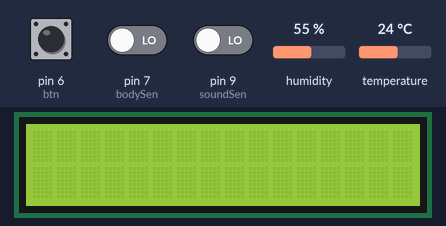
Recording of a sketch running on a simulated Arduino Uno, built with avr-gcc and run on an emulated ATmega328P. On the bench: 16×2 character LCD. The inputs (shaded band) are chosen by the test bench; at power-on: pin 6 (btn) LOW, pin 7 (bodySen) LOW, pin 9 (soundSen) LOW, humidity 55 %, temperature 24 °C. What the sketch prints to the serial monitor is not drawn.

Above: at 1.2 s.
1.3 s: pin 6 (btn) pulled HIGH for 0.15 s
At 2.1 s:
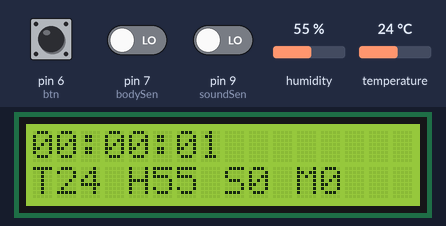
4.4 s: pin 6 (btn) pulled HIGH for 1 s
At 4.61 s:
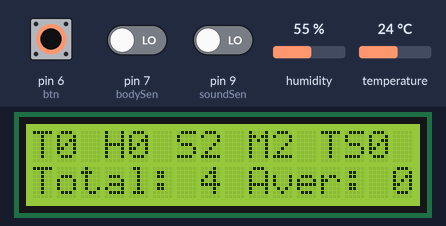
6.9 s: pin 7 (bodySen) driven HIGH
At 7.48 s:
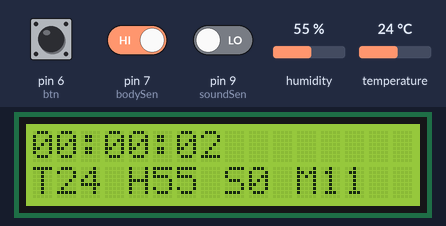
8.4 s: pin 9 (soundSen) driven HIGH
At 9.5 s:
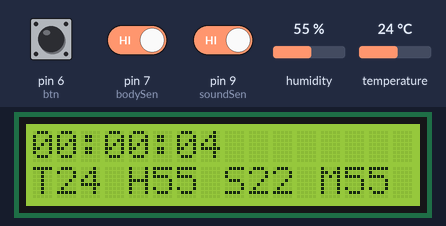
10.0 s: pin 7 (bodySen) driven LOW
At 10.53 s:
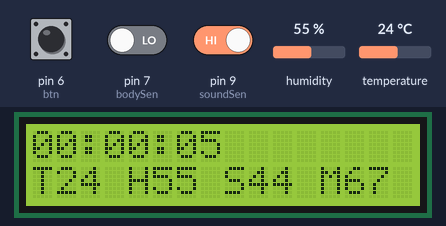
11.5 s: pin 9 (soundSen) driven LOW
At 12.4 s:
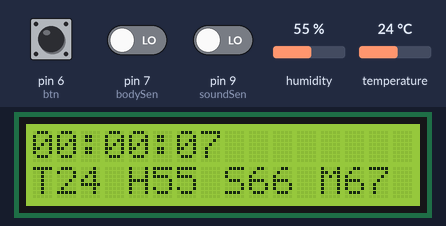

The sketch:

Final.ino
```cpp
#include <Wire.h>
#include <LiquidCrystal_I2C.h>
#include "DHT.h"

#define DHTPIN 8
#define DHTTYPE DHT11
int btn = 6;
int bodySen = 7;
int soundSen = 9;


int hour = 0;
int minute = 0;
int sec = 0;
unsigned long m=0; // 시간증가 계산용
unsigned long t2=0; // 시간증가 계산용

int cnt = 0; // 버튼 횟수 변수 정의
int soundCnt = 0; // 센서 값 변수 정의
int bodyCnt = 0;
int array_t[20] = {0,};
int array_h[20] = {0,};
int index_t=0;
int index_h=0;

int mark_sleepTime = 0; //수면시간
int mark_sound = 0;     //사운드 센서
int mark_body = 0;      //인체감지 센서
int mark_move = 0;      //움직임 발생 변수
int mark_t = 0;         //온도
int mark_h = 0;         //습도
int t;
int h;

LiquidCrystal_I2C lcd(0x27,16,2);
DHT dht(DHTPIN, DHTTYPE);

void setup()
{
  Serial.begin(9600);
  dht.begin();
  lcd.init();
  lcd.backlight();
  lcd.setCursor(0,0);

  h = dht.readHumidity();
  t = dht.readTemperature();

  pinMode(btn, INPUT);
  pinMode(soundSen, INPUT);
  pinMode(bodySen, INPUT);
}

void loop()
{
  if (m==0 && digitalRead(btn)) { // 버튼 입력 및 횟수 카운트, 채터링 해결
    lcd.clear();
    m=millis();
    cnt++;

// cnt
// 1 : 시작. 시간증가, 온습도, 코골이, 움직임 측정 및 출력
// 2 : 정지. 시간정지, 온습도, 코골이, 움직임 출력
// 0 : 초기화. 시간 0, 온습도, 코골이, 움직임 등 모두 0으로

  if (cnt > 2) {
    cnt=0;
  }
  }
  else if (m > 0 && millis() > m+300) {
    m=0;
  }

// 초기화
  if (cnt==0) {
    init_fun();
  }

// 시작
  else if (cnt==1) {
    start_setup();
}
// 정지 및 결과
  else if (cnt==2) {
  }

// 측정중
  if (cnt==1) {
    measure();
  }
// 결과
  else if (cnt==2) {
    result();
  }
}

void init_fun(){ //초기화
  sec=0;
  minute=0;
  hour=0;
  soundCnt = 0;
  bodyCnt = 0;

  mark_sleepTime = 0;
  mark_sound = 0;
  mark_body = 0;
  mark_move = 0;
  mark_t = 0;
  mark_h = 0;

  for (int i=0;i < 20;i++) {
    array_t[i] = -1;
    array_h[i] = -1;
  }
}

void start_setup(){ //시간 처리 및 측정
  if (millis() > t2+1000) {
    t2=millis();
    sec++;

    if (sec >= 60) {
      sec=0;
      minute++;

      if (minute >= 60) {
        minute=0;
        hour++;

        if (hour >= 100) {
          hour=0;
        }

        h = dht.readHumidity();
        t = dht.readTemperature();

        array_t[index_t] = t;
        array_h[index_h] = h;

        index_t++;
        index_h++;
      }
    }
  }

  if (digitalRead(soundSen)==HIGH) {
    soundCnt++;
  }
  if (digitalRead(bodySen)==HIGH) {
    bodyCnt++;
  }
}

void measure(){  //측정 진행중일때 처리할 내용
  // 시간출력
  lcd.setCursor(0,0);
  Serial.print("Time : ");
  if (hour < 10) {
    Serial.print("0");
    lcd.print("0");
  }
  Serial.print(hour);
  lcd.print(hour);
  Serial.print(":");
  lcd.print(":");

  if (minute < 10) {
    Serial.print("0");
    lcd.print("0");
  }
  Serial.print(minute);
  lcd.print(minute);
  Serial.print(":");
  lcd.print(":");

  if (sec < 10) {
    Serial.print("0");
    lcd.print("0");
  }
  Serial.print(sec);
  lcd.print(sec);
  Serial.print("\t");

  Serial.print("T : ");
  Serial.print(t);
  Serial.print("\t");
  Serial.print("H : ");
  Serial.print(h);
  Serial.print("\t");
  Serial.print("S : ");
  Serial.print(soundCnt);
  Serial.print("\t");
  Serial.print("M : ");
  Serial.print(bodyCnt);
  Serial.println("");

  lcd.setCursor(0,1);
  lcd.print("T");
  lcd.print(t);
  lcd.print(" ");
  lcd.print("H");
  lcd.print(h);
  lcd.print(" ");
  lcd.print("S");
  lcd.print(soundCnt);
  lcd.print(" ");
  lcd.print("M");
  lcd.print(bodyCnt);
}

void result() { //측정 결과 표시
  int sleepTime = (sec + minute*60 + hour*3600) / 3600;
  int sum_t=0;
  int sum_h=0;

  for (int i=0;i < index_t;i++) {
    sum_t += array_t[i];
  }
  for (int i=0;i < index_h;i++) {
    sum_h += array_h[i];
  }

  mark_t = sum_t / index_t;
  mark_h = sum_h / index_h;

// 점수계산
// 수면시간
  if (sleepTime >= 7 && sleepTime <= 9) {
    mark_sleepTime=2;
  }
  else if (sleepTime < 6 || sleepTime > 10){
    mark_sleepTime=0;
  }
  else {
    mark_sleepTime=1;
  }

// 사운드
  if (soundCnt <= 60) {
    mark_sound=2;
  }
  else if (soundCnt > 80) {
    mark_sound=0;
  }
  else {
    mark_sound=1;
  }

// 인체감지
  if (bodyCnt <= 5) {
    mark_body=2;
  }
  else if (bodyCnt > 10) {
    mark_body=0;
  }
  else {
    mark_body=1;
  }

// 온도
  if (mark_t >= 16 && mark_t <= 20) {
    mark_t=2;
  }
  else if (mark_t < 10 || mark_t > 25) {
    mark_t=0;
  }
  else {
    mark_t=1;
  }

// 습도
  if (mark_h >= 40 && mark_h <= 60) {
    mark_h=2;
  }
  else if (mark_h < 20 || mark_h > 80) {
    mark_h=0;
  }
  else {
    mark_h=1;
  }

  Serial.print("T : ");
  Serial.print(mark_t);
  Serial.print("\t");
  Serial.print("H : ");
  Serial.print(mark_h);
  Serial.print("\t");
  Serial.print("S : ");
  Serial.print(mark_sound);
  Serial.print("\t");
  Serial.print("M : ");
  Serial.print(mark_body);
  Serial.print("TS : ");
  Serial.print(mark_sleepTime);
  Serial.println("");

  lcd.setCursor(0,0);
  lcd.print("T");
  lcd.print(mark_t);
  lcd.print(" ");
  lcd.print("H");
  lcd.print(mark_h);
  lcd.print(" ");
  lcd.print("S");
  lcd.print(mark_sound);
  lcd.print(" ");
  lcd.print("M");
  lcd.print(mark_body);
  lcd.print(" ");
  lcd.print("TS");
  lcd.print(mark_sleepTime);

  lcd.setCursor(0,1);
  lcd.print("Total: ");
  lcd.print( (mark_t + mark_h + mark_sound + mark_body + mark_sleepTime) );
  lcd.print(" Aver: ");
  lcd.print( (mark_t + mark_h + mark_sound + mark_body + mark_sleepTime)/5 );
}
```

Measured:
- after the input at 1.3 s, the display: changes at once (image 1)
- after the input at 4.4 s, the display: first differs from a run without the input after 0.07 s (image 2)
- after the input at 6.9 s, the display: first changes after 0.09 s (image 3 shows a later state)
- what the display in image 6 shows lasts 1.0 s, from 11.6 s to 12.6 s
